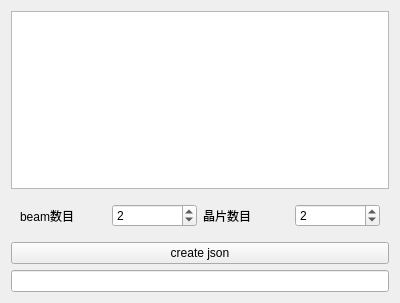
<?xml version="1.0" encoding="UTF-8"?>
<ui version="4.0">
 <class>TestJsonToLawinfo_4</class>
 <widget class="QWidget" name="TestJsonToLawinfo_4">
  <property name="geometry">
   <rect>
    <x>0</x>
    <y>0</y>
    <width>400</width>
    <height>303</height>
   </rect>
  </property>
  <property name="windowTitle">
   <string>Form</string>
  </property>
  <layout class="QGridLayout" name="gridLayout_2">
   <item row="0" column="0">
    <widget class="QTableWidget" name="table"/>
   </item>
   <item row="3" column="0">
    <widget class="QPushButton" name="btn_create">
     <property name="text">
      <string>create json</string>
     </property>
    </widget>
   </item>
   <item row="1" column="0">
    <widget class="QWidget" name="widget" native="true">
     <layout class="QGridLayout" name="gridLayout">
      <item row="0" column="0">
       <widget class="QLabel" name="label">
        <property name="text">
         <string>beam数目</string>
        </property>
       </widget>
      </item>
      <item row="0" column="1">
       <widget class="QSpinBox" name="spinBox_cnt_beam">
        <property name="minimum">
         <number>1</number>
        </property>
        <property name="value">
         <number>2</number>
        </property>
       </widget>
      </item>
      <item row="0" column="2">
       <widget class="QLabel" name="label_2">
        <property name="text">
         <string>晶片数目</string>
        </property>
       </widget>
      </item>
      <item row="0" column="3">
       <widget class="QSpinBox" name="spinBox_cnt_id_trans">
        <property name="minimum">
         <number>1</number>
        </property>
        <property name="value">
         <number>2</number>
        </property>
       </widget>
      </item>
     </layout>
    </widget>
   </item>
   <item row="4" column="0">
    <widget class="QLineEdit" name="lineEdit_load"/>
   </item>
  </layout>
 </widget>
 <resources/>
 <connections/>
</ui>
